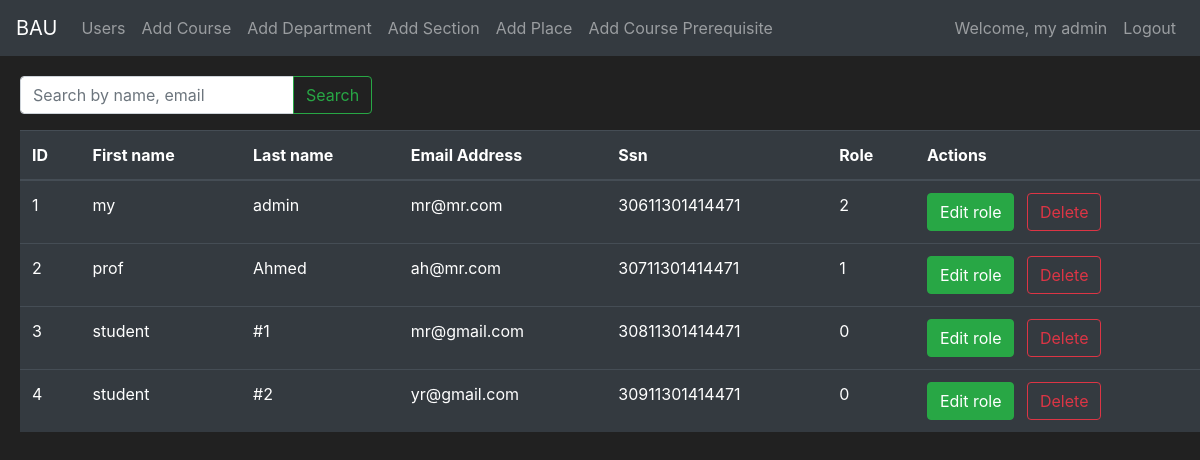
Screenshot of /users (signed in) with the database file from the repository.
### App/models.py (models this page shows, shortened)
class User(db.Model, UserMixin):
    id = db.Column(db.Integer(), primary_key=True)
    first_name = db.Column(db.String(length=20), nullable=False, unique=False)
    last_name = db.Column(db.String(length=20), nullable=False, unique=False)
    email_address = db.Column(db.String(length=50), nullable=False, unique=True)
    ssn = db.Column(db.String(), nullable=False, unique=True)
    password_hash = db.Column(db.String(length=60), nullable=False)
    major = db.Column(db.Integer(), db.ForeignKey("department.id"))
    role = db.Column(db.Integer(), nullable=False, default=0)
    gpa = db.Column(db.Integer(), nullable=False, default=0)
    passed_credit_hours = db.Column(db.Integer(), nullable=False, default=0)
    registered_courses = db.relationship(
        "Course_registered", backref="student", lazy=True
    )
    taught_sections = db.relationship(
        "Section", backref="instructor", lazy=True, foreign_keys="Section.instructor_id"
    )
    @property
    def password(self):
        return self.password

### App/routes.py (the view, shortened to what this page needs)
@app.route("/users", methods=["GET", "POST"])
@login_required
def users_page():
    if current_user.role != 2:
        return render_template("unauthorized.html"), 403
    edit_form = EditRoleForm()
    delete_form = DeleteUserForm()
    if request.method == "GET":
        query = request.args.get("query")
        if query:
            users = User.query.filter(
                (User.first_name.ilike(f"%{query}%"))
                | (User.last_name.ilike(f"%{query}%"))
                | (User.email_address.ilike(f"%{query}%"))
            ).all()
        else:
            users = User.query.all()
        return render_template(
            "users.html", users=users, edit_form=edit_form, delete_form=delete_form
        )

### App/forms.py
class EditRoleForm(FlaskForm):
    submit = SubmitField(
        label="Save!",
    )

class DeleteUserForm(FlaskForm):
    submit = SubmitField(
        label="Delete!",
    )

### App/models.py (called while the page is built)
@login_manager.user_loader
def load_user(user_id):
    return User.query.get(int(user_id))

### App/templates/users.html (shortened to what this page needs)
{% extends 'base.html' %}
{% block content %}
<div class="row" style="margin-top: 20px;margin-left: 20px;">
    <form method="GET" action="{{ url_for('users_page') }}" class="form-inline mb-3">
        <div class="input-group w-100">
            <input class="form-control" type="search" name="query" placeholder="Search by name, email"
                aria-label="Search">
            <div class="input-group-append">
                <button class="btn btn-outline-success" type="submit">Search</button>
            </div>
        </div>
    </form>
    <table class="table table-hover table-dark">
        <thead>
            <tr>
                <th scope="col">ID</th>
                <th scope="col">First name</th>
                <th scope="col">Last name</th>
                <th scope="col">Email Address</th>
                <th scope="col">Ssn</th>
                <th scope="col">Role</th>
                <th scope="col">Actions</th>
            </tr>
        </thead>
        <tbody>
            {% for user in users %}
            <tr>
                <td>{{ user.id }}</td>
                <td>{{ user.first_name }}</td>
                <td>{{ user.last_name }}</td>
                <td>{{ user.email_address }}</td>
                <td>{{ user.ssn }}</td>
                <td>{{ user.role }}</td>
                <td>
                    <button class="btn btn-outline btn-success mr-2" data-toggle="modal"
                        data-target="#Modal-EditRole-{{ user.id }}">
                        Edit role
                    </button>
                    <button class="btn btn-outline-danger" data-toggle="modal"
                        data-target="#Modal-DeleteUser-{{ user.id }}">
                        Delete
                    </button>
                </td>
            </tr>
            {% endfor %}
        </tbody>
    </table>
</div>
{% endblock %}

### App/templates/base.html (shortened to what this page needs)
<!DOCTYPE html>
<html lang="en">
<head>
  <link rel="stylesheet" href="https://cdn.jsdelivr.net/npm/bootstrap@4.5.3/dist/css/bootstrap.min.css"
 />
  <link rel="stylesheet" href="https://cdnjs.cloudflare.com/ajax/libs/font-awesome/5.15.4/css/all.min.css">
</head>
<body>
  <nav class="navbar navbar-expand-md navbar-dark bg-dark">
    <a class="navbar-brand" href="#">BAU</a>
    <div class="collapse navbar-collapse" id="navbarNav">
      <ul class="navbar-nav mr-auto">
        {% if current_user.role == 2 %}
        <li class="nav-item">
          <a class="nav-link" href="{{ url_for('users_page') }}">Users</a>
        </li>
        <li class="nav-item">
          <a class="nav-link" href="{{ url_for('add_course_page') }}">Add Course</a>
        </li>
        <li class="nav-item">
          <a class="nav-link" href="{{ url_for('add_department_page') }}">Add Department</a>
        </li>
        <li class="nav-item">
          <a class="nav-link" href="{{ url_for('add_section_page') }}">Add Section</a>
        </li>
        <li class="nav-item">
          <a class="nav-link" href="{{ url_for('add_place_page') }}">Add Place</a>
        </li>
        <li class="nav-item">
          <a class="nav-link" href="{{ url_for('add_course_prerequisite_page') }}">Add Course Prerequisite</a>
        </li>
        {% endif %}
      </ul>
      {% if current_user.is_authenticated %}
      <ul class="navbar-nav">
        <li class="nav-item">
          <a class="nav-link" style="color: lawngreen; font-weight: bold;">
          </a>
        </li>
        <li class="nav-item">
          <a class="nav-link">Welcome, {{current_user.first_name}} {{current_user.last_name}} </a>
        </li>
        <li class="nav-item">
          <a class="nav-link" href=" {{url_for('logout_page')}} ">Logout</a>
        </li>
      </ul>
      {% endif %}
    </div>
  </nav>
  {% block content %} {% endblock %}
</body>
</html>

### App/templates/base.html (style rules this page uses)
body { background-color: #212121; color: white; }

### rows the page displays
User: first_name "my", last_name "admin", id "1", email_address "mr@mr.com", ssn "30611301414471", role "2"
User: id "2", first_name "prof", last_name "Ahmed", email_address "ah@mr.com", ssn "30711301414471", role "1"
User: id "3", first_name "student", last_name "#1", email_address "mr@gmail.com", ssn "30811301414471", role "0"
User: id "4", first_name "student", last_name "#2", email_address "yr@gmail.com", ssn "30911301414471", role "0"
